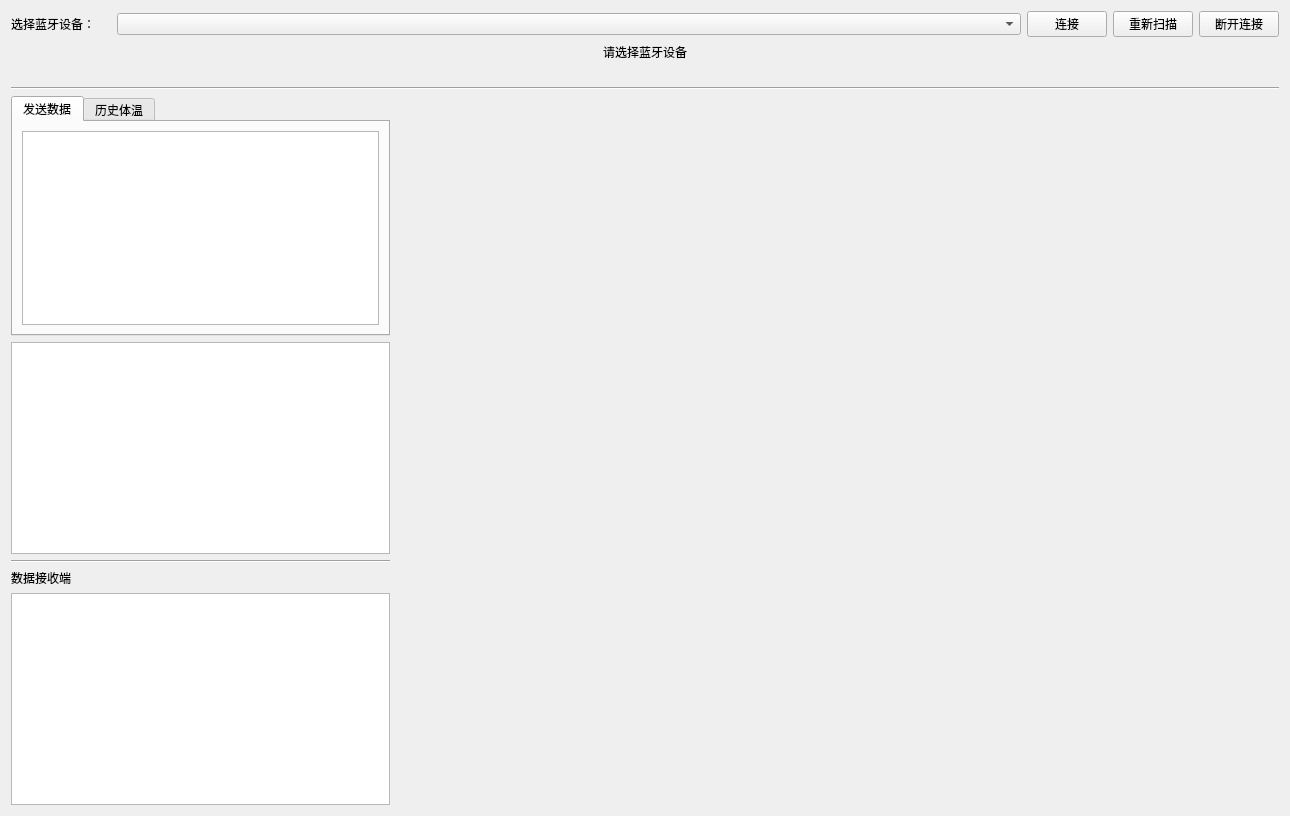
<?xml version="1.0" encoding="UTF-8"?>
<ui version="4.0">
 <class>Form</class>
 <widget class="QWidget" name="Form">
  <property name="geometry">
   <rect>
    <x>0</x>
    <y>0</y>
    <width>1290</width>
    <height>816</height>
   </rect>
  </property>
  <property name="windowTitle">
   <string>Form</string>
  </property>
  <layout class="QVBoxLayout" name="verticalLayout_4">
   <item>
    <layout class="QVBoxLayout" name="verticalLayout_3">
     <item>
      <layout class="QHBoxLayout" name="horizontalLayout" stretch="1,9,0,0,0">
       <item>
        <widget class="QLabel" name="label">
         <property name="text">
          <string>选择蓝牙设备：</string>
         </property>
        </widget>
       </item>
       <item>
        <widget class="QComboBox" name="comboBox"/>
       </item>
       <item>
        <widget class="QPushButton" name="connectButton">
         <property name="text">
          <string>连接</string>
         </property>
        </widget>
       </item>
       <item>
        <widget class="QPushButton" name="scanButton">
         <property name="text">
          <string>重新扫描</string>
         </property>
        </widget>
       </item>
       <item>
        <widget class="QPushButton" name="disconnectButton">
         <property name="text">
          <string>断开连接</string>
         </property>
        </widget>
       </item>
      </layout>
     </item>
     <item>
      <layout class="QVBoxLayout" name="verticalLayout_6">
       <item>
        <widget class="QLabel" name="label_confim">
         <property name="font">
          <font>
           <weight>50</weight>
           <bold>false</bold>
          </font>
         </property>
         <property name="text">
          <string>请选择蓝牙设备</string>
         </property>
         <property name="textFormat">
          <enum>Qt::AutoText</enum>
         </property>
         <property name="alignment">
          <set>Qt::AlignCenter</set>
         </property>
        </widget>
       </item>
       <item>
        <widget class="QLabel" name="label_tip">
         <property name="text">
          <string/>
         </property>
        </widget>
       </item>
      </layout>
     </item>
     <item>
      <widget class="Line" name="line">
       <property name="orientation">
        <enum>Qt::Horizontal</enum>
       </property>
      </widget>
     </item>
    </layout>
   </item>
   <item>
    <layout class="QHBoxLayout" name="horizontalLayout_5" stretch="3,7">
     <item>
      <layout class="QVBoxLayout" name="verticalLayout">
       <item>
        <layout class="QHBoxLayout" name="horizontalLayout_2" stretch="0">
         <item>
          <widget class="QTabWidget" name="tabWidget">
           <property name="currentIndex">
            <number>0</number>
           </property>
           <widget class="QWidget" name="tab">
            <attribute name="title">
             <string>发送数据</string>
            </attribute>
            <layout class="QVBoxLayout" name="verticalLayout_5">
             <item>
              <widget class="QPlainTextEdit" name="sendTextEdit"/>
             </item>
            </layout>
           </widget>
           <widget class="QWidget" name="tab_2">
            <attribute name="title">
             <string>历史体温</string>
            </attribute>
            <layout class="QHBoxLayout" name="horizontalLayout_8">
             <item>
              <widget class="QTableWidget" name="tableWidget">
               <attribute name="horizontalHeaderDefaultSectionSize">
                <number>80</number>
               </attribute>
               <column>
                <property name="text">
                 <string>新建列</string>
                </property>
               </column>
               <column>
                <property name="text">
                 <string>新建列</string>
                </property>
               </column>
               <column>
                <property name="text">
                 <string>新建列</string>
                </property>
               </column>
               <column>
                <property name="text">
                 <string>新建列</string>
                </property>
               </column>
              </widget>
             </item>
            </layout>
           </widget>
          </widget>
         </item>
        </layout>
       </item>
       <item>
        <widget class="QTreeView" name="treeView"/>
       </item>
       <item>
        <widget class="Line" name="line_2">
         <property name="orientation">
          <enum>Qt::Horizontal</enum>
         </property>
        </widget>
       </item>
       <item>
        <widget class="QLabel" name="label_3">
         <property name="text">
          <string>数据接收端</string>
         </property>
        </widget>
       </item>
       <item>
        <layout class="QVBoxLayout" name="verticalLayout_2" stretch="0">
         <property name="spacing">
          <number>0</number>
         </property>
         <item>
          <widget class="QTextBrowser" name="recv_textBrowser">
           <property name="sizePolicy">
            <sizepolicy hsizetype="Expanding" vsizetype="Expanding">
             <horstretch>0</horstretch>
             <verstretch>3</verstretch>
            </sizepolicy>
           </property>
          </widget>
         </item>
        </layout>
       </item>
      </layout>
     </item>
     <item>
      <layout class="QHBoxLayout" name="horizontalLayout_3">
       <item>
        <widget class="MplWidget" name="mplwidget" native="true">
         <property name="sizePolicy">
          <sizepolicy hsizetype="Preferred" vsizetype="Preferred">
           <horstretch>0</horstretch>
           <verstretch>0</verstretch>
          </sizepolicy>
         </property>
        </widget>
       </item>
      </layout>
     </item>
    </layout>
   </item>
  </layout>
 </widget>
 <customwidgets>
  <customwidget>
   <class>MplWidget</class>
   <extends>QWidget</extends>
   <header>mplwidget.h</header>
   <container>1</container>
  </customwidget>
 </customwidgets>
 <resources/>
 <connections/>
</ui>
